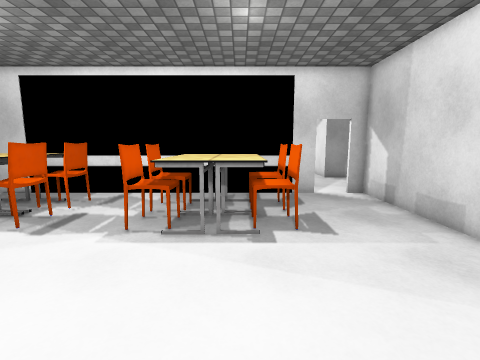
[1] (above)

19 first-person views from a walk through a Unity game level. The camera is 1.4 m above the floor, tilts 8° down and sees 85° across. The floor is counted in squares, 0.5 m on a side. Each view is taken from the middle of a square. On the plan, view 1 faces up. The plan holds only what a view shows up to about 19 squares ahead; the rest is blank. The place goes on beyond the plan. The player character is not drawn. Some surface patterns are stand-ins.

[2]
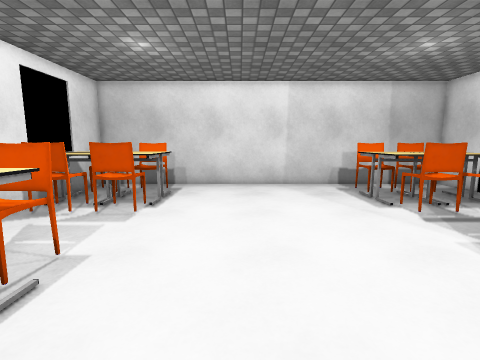

[3]
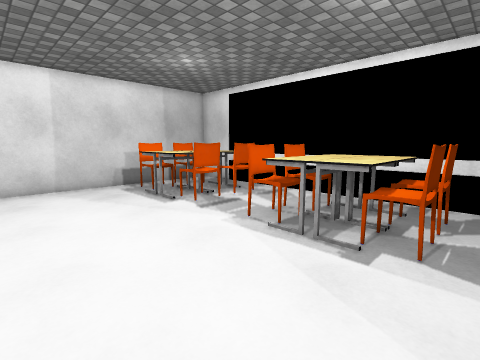

[4]
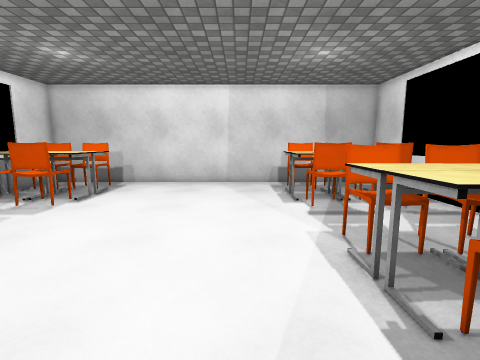

[5]
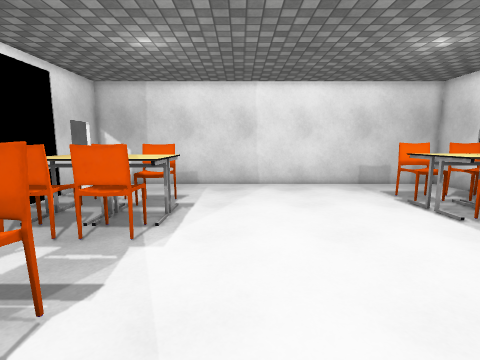

[6]
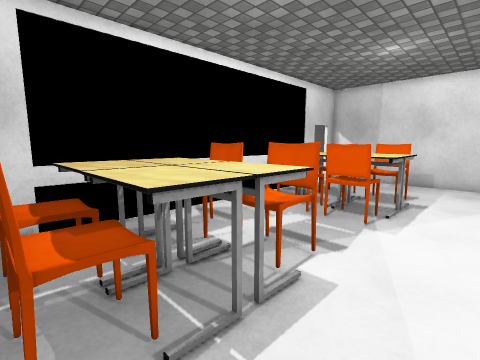

[7]
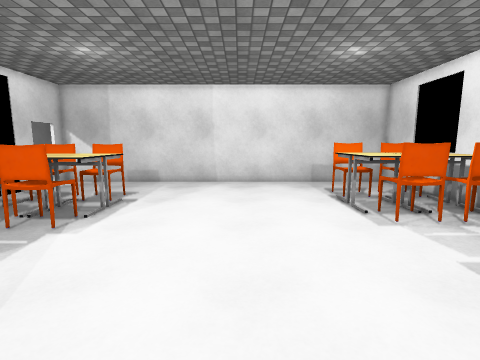

[8]
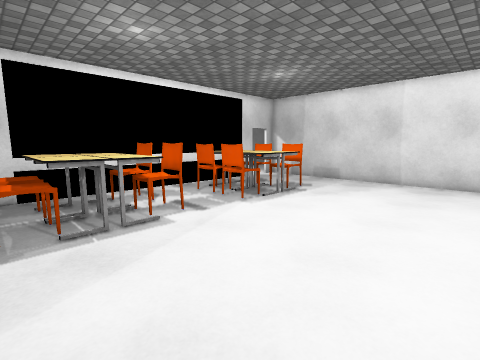

[9]
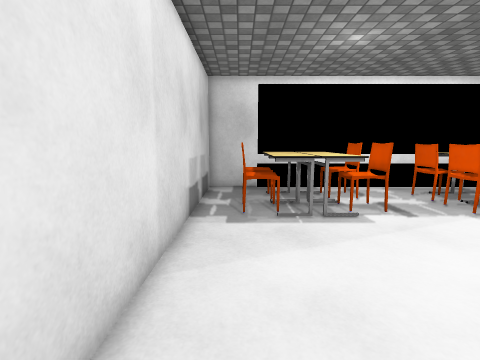

[10]
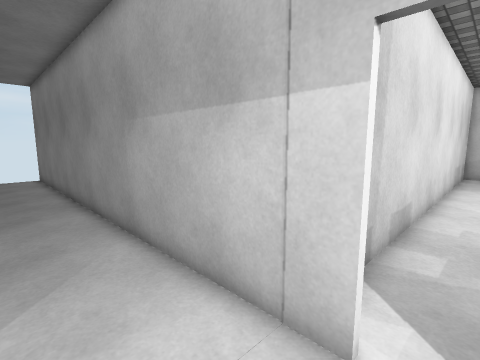

[11]
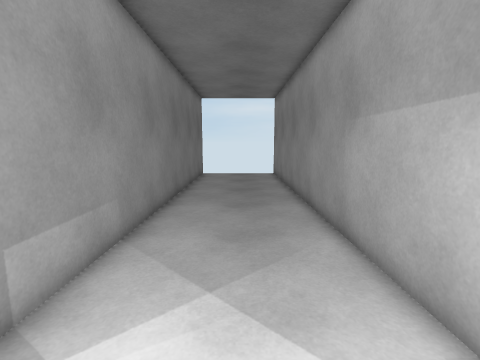

[12]
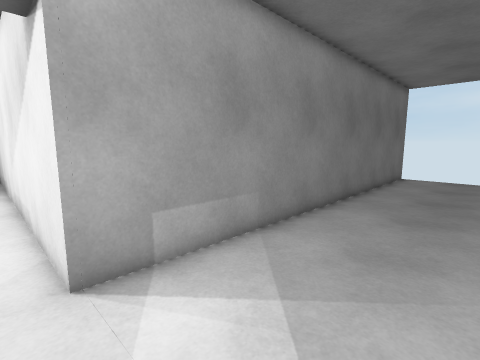

[13]
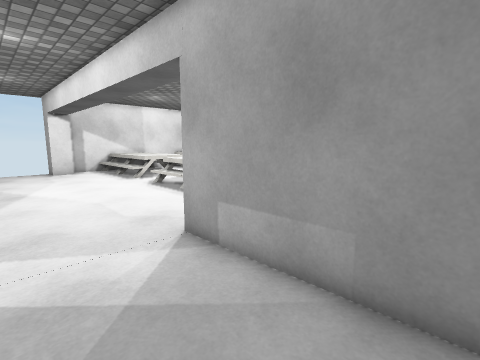

[14]
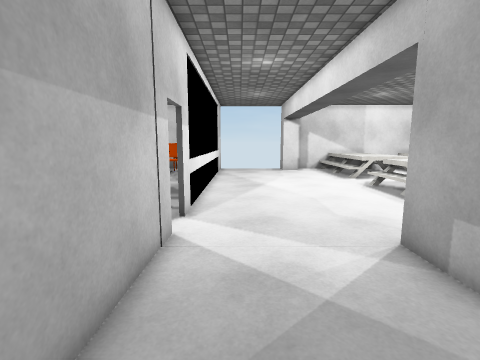

[15]
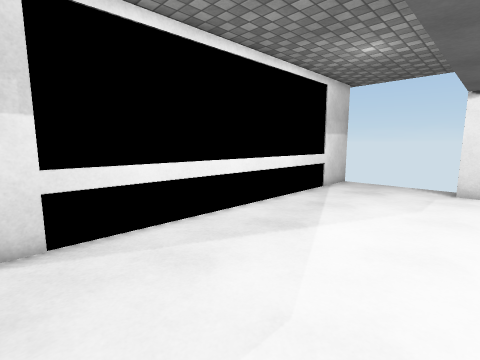

[16]
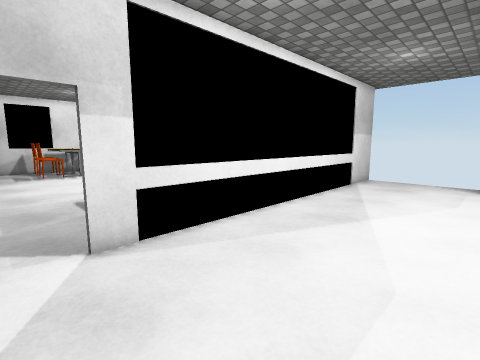

[17]
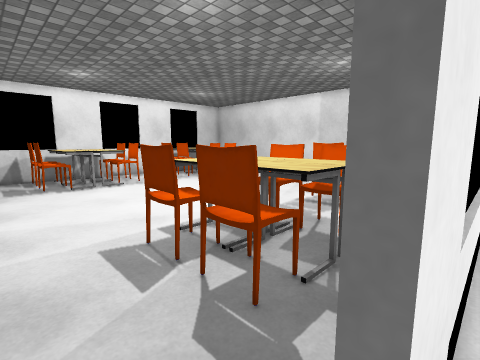

[18]
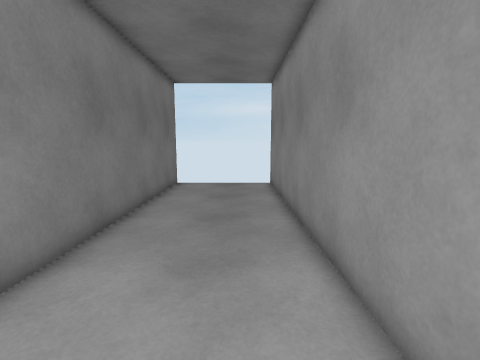

[19]
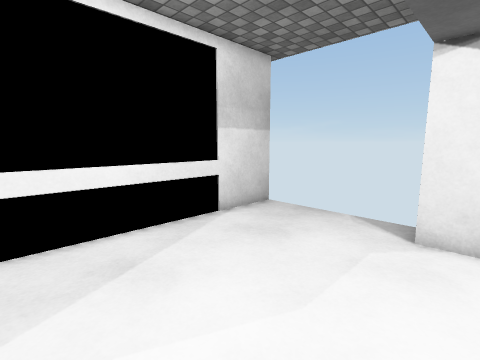

### Floor plan
Points are (right, up) in squares from view 1. A wall is a line through its corners. A room is listed if a view was taken in it or the views show most of it. See-through windows are left out.
Room 1 (views 1, 2, 3, 4, 5, 6, 7, 8, 9, 17)
walls: (4.3, 14.7) (-15, 14.7) (-15, -6.5); (7, -6.5) (7, 14.7) (6, 14.7)
ways out: opening at (5.5, 15) to room 2
objects: chair (-13, -6) to (-12, -6); chair (-13, -5) to (-12, -3); chair (-13, 8) to (-12, 10); chair (-13, 11) to (-12, 12); other object (-11, -6) to (-11, -5); other object (-11, -4) to (-10, -3); other object (-11, 8) to (-10, 10); other object (-11, 11) to (-10, 13); other object (-10, -6) to (-9, -5); other object (-9, -4) to (-9, -3); other object (-9, 8) to (-9, 10); other object (-9, 11) to (-9, 13); chair (-8, -6) to (-7, -6); chair (-8, -5) to (-7, -3); chair (-8, 8) to (-7, 10); chair (-8, 11) to (-7, 12); chair (-4, 8) to (2, 13); chair (-3, -6) to (-2, -6); chair (-3, -5) to (-2, -4); other object (-2, -4) to (-1, -3); other object (-1, -6) to (-1, -5); other object (0, -6) to (1, -5); other object (0, -4) to (1, -3); chair (1, -6) to (3, -6); chair (1, -5) to (3, -3)
Room 2 (views 10, 11, 12, 13, 14, 15, 16, 18, 19)
walls: (6, 14.9) (27.5, 14.9); (-13.5, 22.8) (-13.5, 21.4); (-15.3, 14.9) (4.2, 14.9); (27.5, 21.5) (7, 21.5) (7, 23.5)
ways out: opening at (5.5, 15) to room 1

Positions as (right, up) in squares from view 1, and headings:
1: (0, 0), facing up
2: (3, 1), facing left
3: (3, 1), facing up-left
4: (4, 5), facing left
5: (-11, 5), facing right
6: (-13, 5), facing up-right
7: (-12, 2), facing right
8: (-13, -1), facing up-right
9: (-13, -2), facing up
10: (5, 18), facing down-right
11: (5, 18), facing right
12: (6, 16), facing up-right
13: (14, 17), facing up-left
14: (14, 17), facing left
15: (4, 23), facing down-left
16: (6, 22), facing down-left
17: (5, 15), facing down-left
18: (11, 17), facing right
19: (-5, 23), facing down-left
